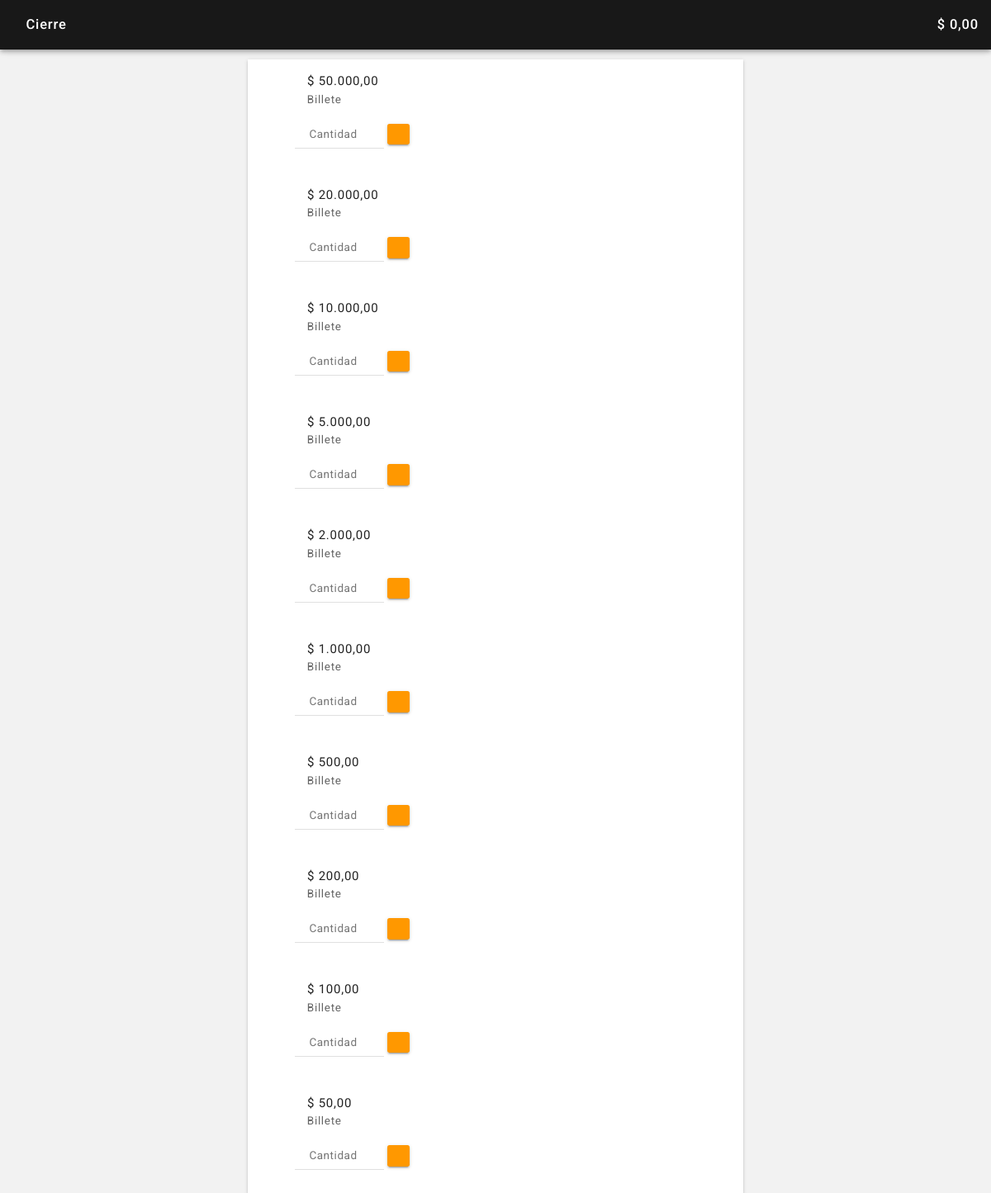
Page /cierres_denominaciones.php (signed in) on the committed database.
### tables this page shows
CREATE TABLE `denominaciones` (
  `id` int(15) NOT NULL,
  `fecha` datetime NOT NULL,
  `usuario` int(15) NOT NULL,
  `denominacion` int(15) NOT NULL,
  `tipo` varchar(15) NOT NULL
);

### cierres_denominaciones.php (the view, shortened to what this page needs)
<?php
include ("sis/nombre_sesion.php");
?>
<?php
if(isset($_POST['cierre_id'])) $cierre_id = $_POST['cierre_id']; elseif(isset($_GET['cierre_id'])) $cierre_id = $_GET['cierre_id']; else $cierre_id = null;
if(isset($_POST['cantidad'])) $cantidad = $_POST['cantidad']; elseif(isset($_GET['cantidad'])) $cantidad = $_GET['cantidad']; else $cantidad = null;
if(isset($_POST['body_snack'])) $body_snack = $_POST['body_snack']; elseif(isset($_GET['body_snack'])) $body_snack = $_GET['body_snack']; else $body_snack = null;
?>
<?php
$cierre_total = 0;
?>
<!DOCTYPE html>
<html lang="es">
<head>
    <?php
    include ("partes/head.php");
    ?>
</head>
<body <?php echo $body_snack; ?>>
<header class="rdm-toolbar--contenedor">
    <div class="rdm-toolbar--fila">
        <div class="rdm-toolbar--izquierda">
            <h2 class="rdm-toolbar--titulo">Cierre</h2>
        </div>
        <div class="rdm-toolbar--derecha">
            <h2 class="rdm-toolbar--titulo">$ <?php echo number_format($cierre_total, 2, ",", "."); ?></h2>
        </div>
    </div>
</header>
<main class="rdm--contenedor-toolbar">
    <?php
    $consulta = $conexion->query("SELECT * FROM denominaciones ORDER BY denominacion DESC");
    if ($consulta->num_rows == 0)
    {
        ?>
        <div class="rdm-vacio--caja">
            <i class="zmdi zmdi-alert-circle-o zmdi-hc-4x"></i>
            <p class="rdm-tipografia--subtitulo1">No se han agregado denominaciones</p>
        </div>
        <?php
    }
    else
    {
        ?>
        <section class="rdm-lista">
        <?php
        while ($fila = $consulta->fetch_assoc())
        {
            $denominacion_id = $fila['id'];
            $denominacion = $fila['denominacion'];
            $tipo = $fila['tipo'];
            $consulta_cantidad = $conexion->query("SELECT * FROM cierres_denominaciones WHERE cierre_id = '$cierre_id' and denominacion_id = '$denominacion_id' ORDER BY id");
            if ($fila_cantidad = $consulta_cantidad->fetch_assoc())
            {
                $denominacion_id_cierre = $denominacion_id;
                $denominacion_id = $fila['id'];$cantidad = $fila_cantidad['cantidad'];
                $denominacion_cantidad = "<div class='rdm-lista--contador'><h2 class='rdm-lista--texto-contador'>$cantidad</h2></div>";
            }
            else
            {
                $cantidad = "";
            }
            ?>
            <article class="rdm-lista--item-doble">
                <div class="rdm-lista--izquierda">
                    <div class="rdm-lista--contenedor">
                        <div class="rdm-lista--icono"><i class="zmdi zmdi-money-box zmdi-hc-2x"></i></div>
                    </div>
                    <div class="rdm-lista--contenedor">
                        <h2 class="rdm-lista--titulo">$ <?php echo number_format($denominacion, 2, ",", "."); ?></h2>
                        <h2 class="rdm-lista--texto-secundario"><?php echo ucfirst("$tipo"); ?></h2>
                        <form action="<?php echo $_SERVER['PHP_SELF']; ?>#<?php echo $denominacion_id; ?>" method="post" enctype="multipart/form-data">
                            <p><input class="rdm-formularios--input-cantidad" type="number" name="cantidad" placeholder="Cantidad" value="<?php echo($cantidad) ?>"/> <button type="submit" class="rdm-boton--resaltado" name="guardar_denominacion" value="si"><i class="zmdi zmdi-check"></i></button>
                            </p>
                        </form>
                    </div>
                </div>
            </article>
            <?php
        }
    }
    ?>
    </section>
</main>
</body>
</html>

### css/estilos.css (style rules this page uses)
body { background-color: rgba(0, 0, 0, 0.05); color: #222; font-family: 'Roboto', sans-serif, arial; font-size: 15px; font-weight: 300; margin: 0; }
.rdm--contenedor-toolbar, .rdm--contenedor-toolbar-tabs { box-sizing: border-box; margin: 0 auto; max-width: 600px; width: 95%; margin-top: 4.5rem; }
.rdm--contenedor-toolbar, .rdm--contenedor-zona { box-sizing: border-box; margin: 0 auto; max-width: 600px; width: 95%; margin-top: 4.5rem; }

### css/toolbar.css (style rules this page uses)
.rdm-toolbar--contenedor { box-shadow: 0px 2px 4px -1px rgba(0, 0, 0, 0.2), 0px 4px 5px 0px rgba(0, 0, 0, 0.14), 0px 1px 10px 0px rgba(0, 0, 0, 0.12); box-sizing: border-box; color: #fff; left: 0; position: fixed; top: 0; width: 100%; z-index: 1; }
.rdm-toolbar--fila, .rdm-toolbar--fila-tab { background-color: rgba(0,0,0,0.9); align-items: center; display: flex; justify-content: space-between; padding: 1em; height: 2em; }
.rdm-toolbar--izquierda, .rdm-toolbar--centro, .rdm-toolbar--derecha { display: flex; align-items: center; }
.rdm-toolbar--titulo, .rdm-toolbar--titulo-centro, .rdm-toolbar--texto-secundario { font-size: 1.1em; font-weight: 500; letter-spacing: 0.05em; line-height: 1.5em; margin: 0 0 0 1em; max-width: 240px; white-space: nowrap; overflow: hidden; text-overflow: ellipsis; }

### css/botones.css (style rules this page uses)
button { border-radius: 0.2em; border: none; box-shadow: 0px 3px 1px -2px rgba(0, 0, 0, 0.2), 0px 2px 2px 0px rgba(0, 0, 0, 0.14), 0px 1px 5px 0px rgba(0, 0, 0, 0.12); box-sizing: border-box; color: rgba(255, 255, 255, 1); display: inline-block; font-family: 'Roboto', sans-serif, arial; font-size: 0.9em; font-weight: 500; letter-spacing: 0.05em; outline: none; padding: 1em 1em 0.9em 1em; text-align: center; text-decoration: none; text-transform: uppercase; transition: 250ms linear; vertical-align: middle; }
.rdm-boton--resaltado { background-color: #FF9800; color: rgba(255, 255, 255, 1); }

### css/listas.css (style rules this page uses)
.rdm-lista, .rdm-lista-sencillo, .rdm-lista-amplio, .rdm-lista-amplia, .rdm-lista--porcentaje { background-color: #fff; box-shadow: 0px 3px 1px -2px rgba(0, 0, 0, 0.2), 0px 2px 2px 0px rgba(0, 0, 0, 0.14), 0px 1px 5px 0px rgba(0, 0, 0, 0.12); box-sizing: border-box; margin: 0 auto; margin-bottom: 1em; width: 100%; }
.rdm-lista--item-doble { align-items: flex-start; display: flex; justify-content: space-between; padding: 1em; }
.rdm-lista--izquierda, .rdm-lista--izquierda-sencillo, .rdm-lista--derecha { display: flex; }
.rdm-lista--contenedor { display: inline-block; }
.rdm-lista--icono { display: table-cell; height: 2.8em; text-align: center; vertical-align: middle; width: 2.8em; }
.rdm-lista--titulo, .rdm-lista--texto-secundario, .rdm-lista--texto-valor, .rdm-lista--titulo-amplio, .rdm-lista--mensaje, .rdm-lista--texto-secundario-porcentaje, .rdm-lista--texto-valor-porcentaje, .rdm-lista--texto-porcentaje, .rdm-lista--titulo-porcentaje, .rdm-lista--texto-unidad { font-size: 1em; font-weight: 400; letter-spacing: 0.05em; line-height: 1.5em; margin: 0 0 0 1em; }
.rdm-lista--texto-secundario { color: rgba(0, 0, 0, 0.6); line-height: 1.5em; font-size: 0.9em; margin: 0 0 0 1.1em; }

### css/formularios.css (style rules this page uses)
input, button, textarea { appearance: none; outline: none; -webkit-appearance: none; }
input, select, textarea { font-family: 'Roboto', sans-serif, arial; appearance: none; background: none; border: none; border-bottom: 1px solid rgba(0, 0, 0, 0.12); box-sizing: border-box; color: #222; color: rgba(0, 0, 0, 0.9); font-size: 0.9em; font-weight: 400; letter-spacing: 0.04em; line-height: 1.5; margin: 0; padding: 0.5em 0em; width: 100%; outline:0px; }
.rdm-formularios--input-cantidad { text-align: center; width: 8em; }

### rows in the picture
denominaciones: denominacion "50.000,00", tipo "Billete"
denominaciones: denominacion "20.000,00", tipo "Billete"
denominaciones: denominacion "10.000,00", tipo "Billete"
denominaciones: denominacion "5.000,00", tipo "Billete"
denominaciones: denominacion "2.000,00", tipo "Billete"
denominaciones: denominacion "1.000,00", tipo "Billete"
denominaciones: denominacion "500,00", tipo "Billete"
denominaciones: denominacion "200,00", tipo "Billete"
denominaciones: denominacion "100,00", tipo "Billete"
denominaciones: denominacion "50,00", tipo "Billete"

### other values in the picture
$cierre_total "0,00"
